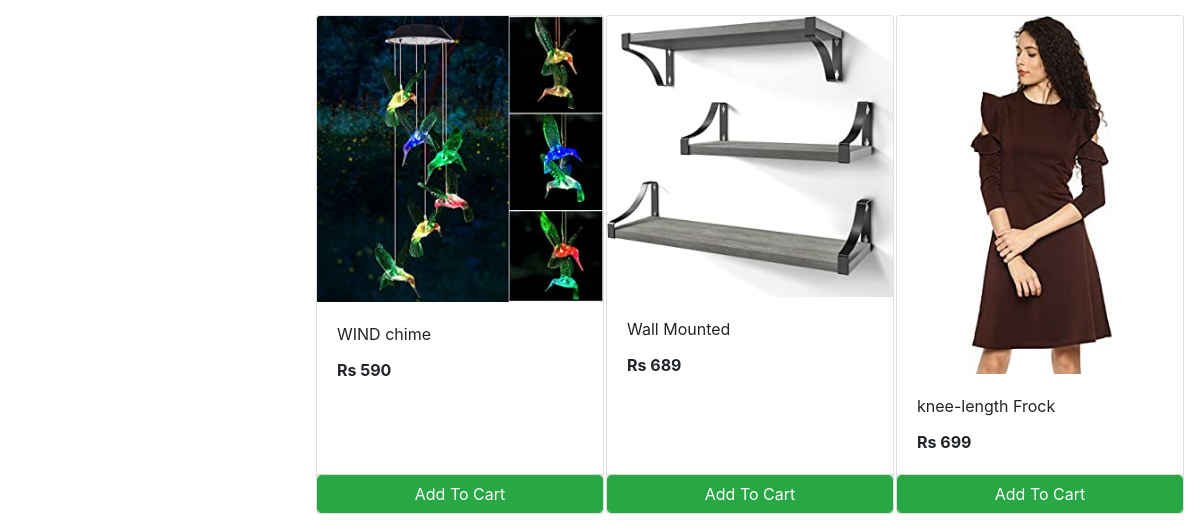
/store (lower part), run on an earlier commit of the app's database.
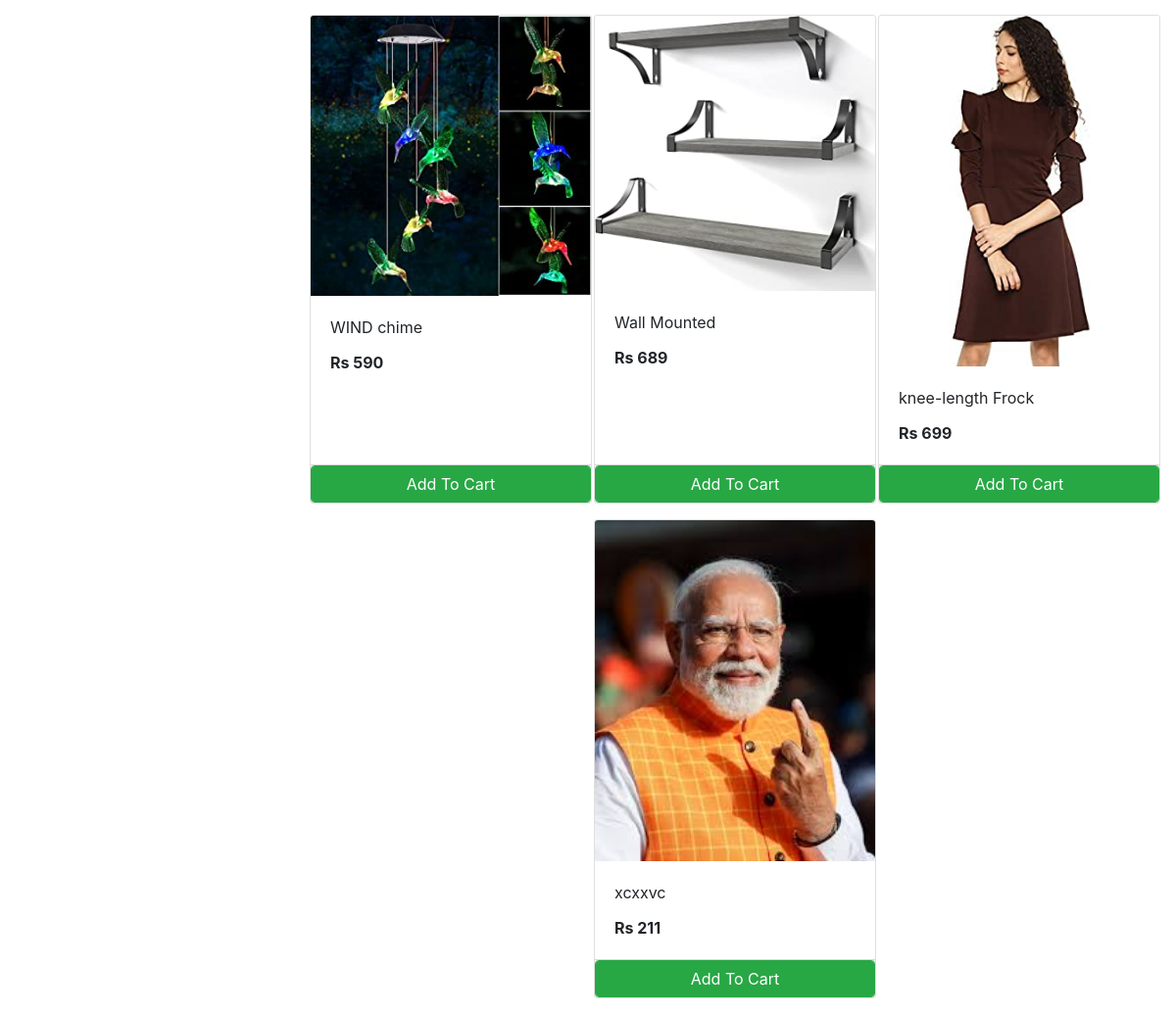
And on a later commit of the database.
### store/models/product.py (models this page shows, shortened)
class Products(models.Model):
    name = models.CharField(max_length=60)
    price= models.IntegerField(default=0)
    category= models.ForeignKey(Category,on_delete=models.CASCADE,default=1 )
    description= models.CharField(max_length=250, default='', blank=True, null= True)
    image= models.ImageField(upload_to='uploads/products/')
    @staticmethod
    def get_all_products():
        return Products.objects.all()

### store/views/home.py (the view)
# urls.py: path('' , include('store.urls'))
def store(request):
    cart = request.session.get('cart')
    if not cart:
        request.session['cart'] = {}
    products = None
    categories = Category.get_all_categories()
    categoryID = request.GET.get('category')
    if categoryID:
        products = Products.get_all_products_by_categoryid(categoryID)
    else:
        products = Products.get_all_products();
    data = {}
    data['products'] = products
    data['categories'] = categories
    print('you are : ', request.session.get('email'))
    return render(request, 'index.html', data)

### store/models/category.py (called while the page is built)
    @staticmethod
    def get_all_categories():
        return Category.objects.all()

### store/templatetags/cart.py (called while the page is built)
@register.filter (name='is_in_cart')
def is_in_cart(product, cart):
    keys = cart.keys ()
    for id in keys:
        if int (id) == product.id:
            return True
    return False;

### store/templatetags/custom_filter.py (called while the page is built)
@register.filter(name='currency')
def currency(number):
    return "Rs "+str(number)

### store/templates/index.html (shortened to what this page needs)
{% extends 'base.html' %}
{% block content %}
{% load cart %}
{% load custom_filter %}
<div class="container-fluid mt-3">
	<div class="row">
		<div class="col-lg-3 mx-auto">
		</div>
		<div id='products' class="col-lg-9 mx-auto">
			<div class="row mx-auto">
				{% for product in products %}
				<div class="card mx-auto mb-3" id={{product.id}} style="width: 18rem;">
					<img class="card-img-top" src="{{product.image.url}}" alt="Card image cap">
					<div class="card-body">
						<p class="card-title">{{product.name}}</p>
						<p class="card-text"><b>{{product.price|currency}}</b></p>
					</div>
					<div class="card-footer p-0 no-gutters">
						{% if product|is_in_cart:request.session.cart %}
						<div class="row no-gutters">
							<form action="/#{{product.id}}" class="col-2 " method="post">
								{% csrf_token %}
								<input hidden type="text" name='product' value='{{product.id}}'>
								<input hidden type="text" name='remove' value='True'>
								<input type="submit" value=" - " class="btn btn-block btn-success border-right">
							</form>
							<div class="text-center col btn btn-success">{{product|cart_quantity:request.session.cart}} in Cart</div>
							<form action="/#{{product.id}}" class="col-2 " method="post">
								{% csrf_token %}
								<input hidden type="text" name='product' value='{{product.id}}'>
								<input type="submit" value=" + " class="btn btn-block btn-success border-left">
							</form>
						</div>
						{% else %}
						<form action="/#{{product.id}}" method="POST" class="btn-block">
							<input type="submit" class="float-right btn btn-success form-control"
								value="Add To Cart">
						</form>
						{% endif %}
					</div>
				</div>
				{% endfor %}
			</div>
		</div>
	</div>
</div>
{% endblock %}

What changed in the data, as far as the page shows it:
added Products: image (picture), name "xcxxvc", price "Rs 211"
